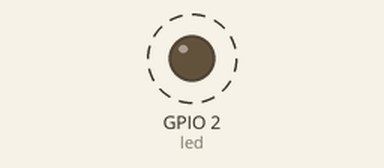
Simulated run of this program. Board: ESP32 board running MicroPython. Parts: output pins drawn as LEDs (lit = HIGH). Dashed ring = blinking. What the program prints to the serial console is not drawn.

Above: at 0.3 s.
Timing chart, 0 to 3.1 s (numbered marks = the images above):
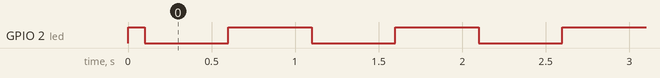

Measured:
- by itself, GPIO 2 (led): alternates HIGH for 0.50 s and LOW for 0.50 s

The program:

blinkingLED.py
```python
# Example of a blinking led in micropython
# Arduino style: setup and loop
# 2016-1022 PePo builtin LED is GPIO 2, which has pull-up to Vcc
# 2016-0903 PePo, based upon
#  https://learn.adafruit.com/micropython-basics-blink-a-led/blink-led

###########################################################################
# Setup code goes below, this is called once at the start of the program: #
###########################################################################
import machine
import time
print('Blinking LED...')
# Huzzah: pin#2 blue led, pin#0 red led
#LED_PIN = 0 # red LED
LED_PIN = 2 # blue LED
led = machine.Pin(LED_PIN, machine.Pin.OUT) #builtin LED Feather Huzzah
led.value(1) #v1.9.* DEPRECATED: led.high() # init led OFF
time.sleep(0.1) # wait

while True:
    ###################################################################
    # Loop code goes inside the loop here, this is called repeatedly: #
    ###################################################################
    led.value(0) # DEPRECATED in 1.9.*: led.low()  #on
    time.sleep(0.5)
    led.value(1) # DEPRECATED in 1.9.*: led.high() #off
    time.sleep(0.5)
```
